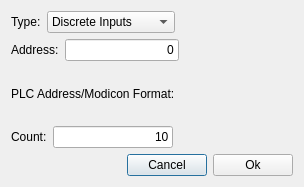
<?xml version="1.0" encoding="UTF-8"?>
<ui version="4.0">
 <class>AddModbusRegisterDialog</class>
 <widget class="QDialog" name="AddModbusRegisterDialog">
  <property name="geometry">
   <rect>
    <x>0</x>
    <y>0</y>
    <width>304</width>
    <height>187</height>
   </rect>
  </property>
  <property name="windowTitle">
   <string>Dialog</string>
  </property>
  <layout class="QVBoxLayout" name="verticalLayout">
   <item>
    <layout class="QHBoxLayout" name="horizontalLayout">
     <item>
      <widget class="QLabel" name="label">
       <property name="text">
        <string>Type:</string>
       </property>
      </widget>
     </item>
     <item>
      <widget class="QComboBox" name="selectType">
       <item>
        <property name="text">
         <string>Discrete Inputs</string>
        </property>
       </item>
       <item>
        <property name="text">
         <string>Coils</string>
        </property>
       </item>
       <item>
        <property name="text">
         <string>Input Registers</string>
        </property>
       </item>
       <item>
        <property name="text">
         <string>Holding Registers</string>
        </property>
       </item>
      </widget>
     </item>
     <item>
      <spacer name="horizontalSpacer_2">
       <property name="orientation">
        <enum>Qt::Horizontal</enum>
       </property>
       <property name="sizeHint" stdset="0">
        <size>
         <width>40</width>
         <height>20</height>
        </size>
       </property>
      </spacer>
     </item>
    </layout>
   </item>
   <item>
    <layout class="QHBoxLayout" name="horizontalLayout_4">
     <item>
      <widget class="QLabel" name="label_2">
       <property name="text">
        <string>Address:</string>
       </property>
      </widget>
     </item>
     <item>
      <widget class="QLineEdit" name="inputAddress">
       <property name="text">
        <string>0</string>
       </property>
       <property name="alignment">
        <set>Qt::AlignRight|Qt::AlignTrailing|Qt::AlignVCenter</set>
       </property>
      </widget>
     </item>
     <item>
      <spacer name="horizontalSpacer_3">
       <property name="orientation">
        <enum>Qt::Horizontal</enum>
       </property>
       <property name="sizeHint" stdset="0">
        <size>
         <width>40</width>
         <height>20</height>
        </size>
       </property>
      </spacer>
     </item>
    </layout>
   </item>
   <item>
    <layout class="QHBoxLayout" name="horizontalLayout_6">
     <item>
      <widget class="QLabel" name="label_4">
       <property name="text">
        <string>PLC Address/Modicon Format: </string>
       </property>
      </widget>
     </item>
     <item>
      <widget class="QLabel" name="labelPlcAddress">
       <property name="text">
        <string/>
       </property>
      </widget>
     </item>
    </layout>
   </item>
   <item>
    <layout class="QHBoxLayout" name="horizontalLayout_5">
     <item>
      <widget class="QLabel" name="label_3">
       <property name="text">
        <string>Count:</string>
       </property>
      </widget>
     </item>
     <item>
      <widget class="QLineEdit" name="inputCount">
       <property name="text">
        <string>10</string>
       </property>
       <property name="alignment">
        <set>Qt::AlignRight|Qt::AlignTrailing|Qt::AlignVCenter</set>
       </property>
      </widget>
     </item>
     <item>
      <spacer name="horizontalSpacer_4">
       <property name="orientation">
        <enum>Qt::Horizontal</enum>
       </property>
       <property name="sizeHint" stdset="0">
        <size>
         <width>40</width>
         <height>20</height>
        </size>
       </property>
      </spacer>
     </item>
    </layout>
   </item>
   <item>
    <layout class="QHBoxLayout" name="horizontalLayout_2">
     <item>
      <spacer name="horizontalSpacer">
       <property name="orientation">
        <enum>Qt::Horizontal</enum>
       </property>
       <property name="sizeHint" stdset="0">
        <size>
         <width>40</width>
         <height>20</height>
        </size>
       </property>
      </spacer>
     </item>
     <item>
      <widget class="QPushButton" name="btnCalcel">
       <property name="text">
        <string>Cancel</string>
       </property>
      </widget>
     </item>
     <item>
      <widget class="QPushButton" name="btnOk">
       <property name="text">
        <string>Ok</string>
       </property>
      </widget>
     </item>
    </layout>
   </item>
  </layout>
 </widget>
 <resources/>
 <connections/>
</ui>
